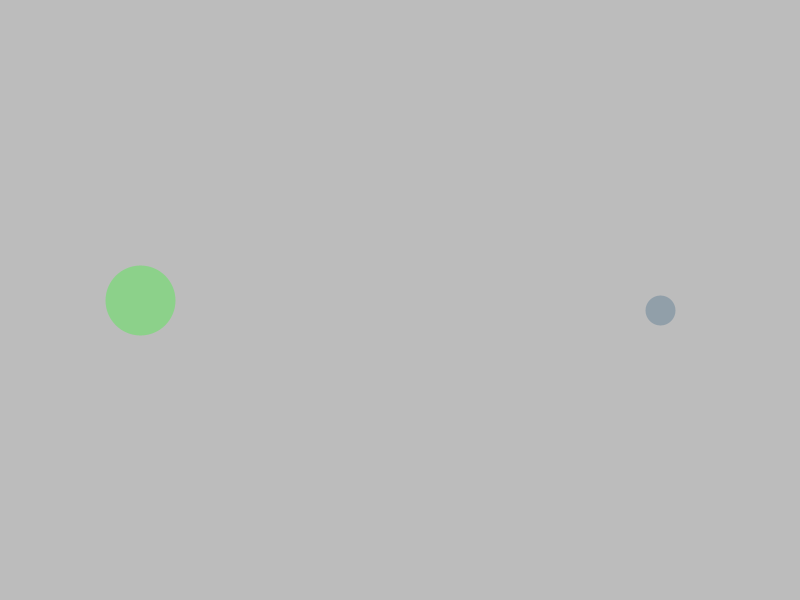
Frame 1 (no input)
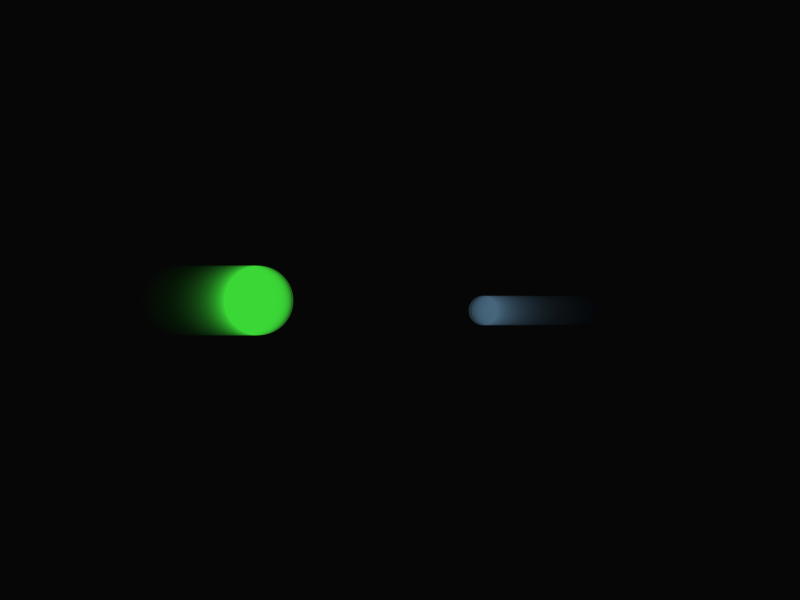
Frame 60 (the mouse pressed at the canvas centre just before this capture)
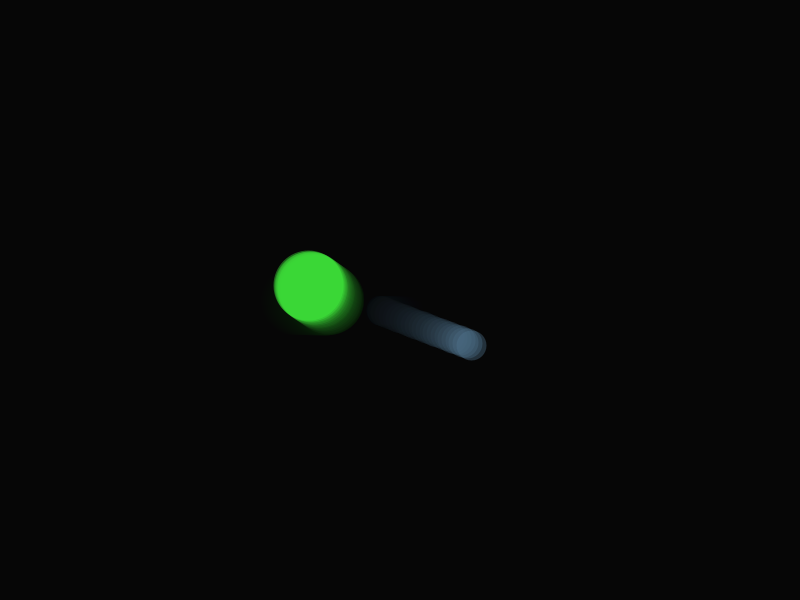
Frame 120 (the mouse held since frame 60 and released just before this capture)

The Processing sketch that drew these frames (run headless with seeded random() and noise(); from frame 60 on, the mouse is pressed at the canvas centre):

// Processing sketch: processing_16786
// ── processing_16786.pde

ArrayList balls;  

int nrBalls=10;  

int colType=2;      

ball B,B2;  

float k=0;        // fully inelastic collision  



// variables below are just for interactivity  

boolean startBall=false;  

ball newB;  

boolean drawTraj=false;  

boolean fade=true;  





// The simple ball-class is mainly to keep variables of a ball (position, speed, mass) together  

class ball          

{  

  PVector speed;  

  PVector pos;  

  PVector handle;  // just for grabbbing and releasing  

  float mass;  

  boolean grabbed=false;
  color bColor;

  ball(float x, float y) {
    mass=int (random(10,50));
    speed=new PVector(0,0);
    pos=new PVector(x,y);
    bColor = color(int(random(255)),int(random(255)),int(random(255)));
    //bColor = color(255,255,255);
  }  

  boolean isOver(float x,float y)  

  {  

    if (dist(x,y,pos.x,pos.y)<mass) return true;  

    return false;
  }
}  



void setup()  

{  

  frameRate(60);  

  size(800,600);   

  smooth();  

  // simple initial ball sequence         

  balls = new ArrayList();  

  B = new ball(140,height/2);  

  B.speed = new PVector(2,0);  

  B.mass=35;  

  balls.add(B);  

  fade=true;  

  B = new ball(width-140,height/2+10);  

  B.speed = new PVector(-3,0);  

  B.mass=15;  

  balls.add(B);
}  



// For simplicity of the code and showing the necessary physic-calculations, all things have been kept within the draw() function.  

void draw()  

{  

  if ((fade)||(drawTraj))  

  {  

    if (drawTraj) fill(0,0,0,3);  

    else fill(0,0,0,20);  

    noStroke();  

    rect(0,0,width,height);
  }  

  else background(0);  



  if (startBall)   

  {  

    stroke(255,0,0,100);  

    strokeWeight(newB.mass*2);  

    point(newB.pos.x,newB.pos.y);
  }  

  for (int i=0;i<balls.size();i++)  

  {  

    B = (ball) balls.get(i);  

    if (drawTraj)   

    {  

      strokeWeight(2);  

      stroke(B.bColor,200);
    }  

    else  

    {  

      strokeWeight(B.mass*2);  

      stroke(B.bColor,100);
    }  

    point(B.pos.x,B.pos.y);  



    // move ball.   

    B.pos.add(B.speed);  

    // Constrain movement to the area. It would be nicer to do this correctly along the movement direction.   

    // But for simplicity, only the according component is constrained. The error is small, as long speed is small.  

    constrain(B.pos.x,B.mass,width-B.mass);  

    constrain(B.pos.y,B.mass,height-B.mass);  

    // check boarder. This is simply "flipping" the according speed component  

    if (B.pos.x<=B.mass)        B.speed.x=abs(B.speed.x);  

    if (B.pos.x>=width-B.mass)  B.speed.x=abs(B.speed.x)*(-1);  

    if (B.pos.y<=B.mass)        B.speed.y=abs(B.speed.y);  

    if (B.pos.y>=height-B.mass) B.speed.y=abs(B.speed.y)*(-1);  

    // check other balls  

    for (int j=i;j<balls.size();j++)        // Check all balls which have not yet been checked (thus start with "i" rather than 0!)  

    {  

      B2 = (ball) balls.get(j);  

      if ((B!=B2) && (!B2.grabbed) && (!B.grabbed))        // act only on "free" balls and not on the ball B itself!  

      {  

        PVector P = PVector.sub(B2.pos,B.pos);  

        float d=P.mag();  

        if (d<=(B.mass+B2.mass))   

        {  

          P.normalize();                          // parallel vector in collision direction  

          // set back both balls along collision direction so that they are just touching again  

          // Use their speed as "weighening" of this shift  

          d -= (B.mass+B2.mass);  

          float n=B.speed.mag()+B2.speed.mag();  

          B.pos.add(PVector.mult(P,d*B.speed.mag()/(n)));  

          B2.pos.add(PVector.mult(P,-1*d*B2.speed.mag()/(n)));  

          // calculate speed components along and normal to collision direction  

            PVector N = new PVector(P.y,P.x*(-1),0); // normal vector to collision direction  

          float vp1 = B.speed.dot(P);     // velocity of P1 along collision direction  

          float vn1 = B.speed.dot(N);     // velocity of P1 normal to collision direction  

          float vp2 = B2.speed.dot(P);     // velocity of P2 along collision direction  

          float vn2 = B2.speed.dot(N);     // velocity of P2 normal to collision direction  

          // calculate collison  

          // simple collision: "flip"  

          float vp1_after=0;  

          float vp2_after=0;  

          switch (colType)  

          {  

          case 1:  // simple flip  

            vp1_after = vp1*(-1);  

            vp2_after = vp2*(-1);  

            break;  

          case 2: // fully elastic collision (energy & momentum preserved)  

            vp1_after = (B.mass*vp1+B2.mass*(2*vp2-vp1))/(B.mass+B2.mass);  

            vp2_after = (B.mass*(2*vp1-vp2)+B2.mass*vp2)/(B.mass+B2.mass);  

            break;  

          case 3: // combined elastic/inelastic collision (momentum preserved, factor k=1 fully elastic, k=0 fully inelastic)  

            vp1_after = (-1)*(sqrt(k)*B2.mass*abs(vp1-vp2)-B.mass*vp1-B2.mass*vp2)/(B.mass+B2.mass);  

            vp2_after =      (sqrt(k)*B.mass*abs(vp1-vp2)+B.mass*vp1+B2.mass*vp2)/(B.mass+B2.mass);  

            break;  

          case 4: // transfer 100% of the component  

            vp1_after = vp2;  

            vp2_after = vp1;  

            break;  

          case 5: // stop all movement along collision direction.  

            vp1_after = 0;  

            vp2_after = 0;  

            break;  

          case 6: // swap all speed vectors between balls.  

            vp1_after = vp2;  

            vp2_after = vp1;  

            vp2=vn2;  

            vn2=vn1;  

            vn1=vp2;  

            break;  

          case 7: // 100% reflection into the collision direction  

            vp1_after = (-1)*B.speed.mag();  

            vn1=0;  

            vn2=0;  

            vp2_after = (1)*B2.speed.mag();  

            break;  

          case 8: // merging of colliding balls  

            B.speed = PVector.add(PVector.mult(B.speed,B.mass),PVector.mult(B2.speed,B2.mass));  

            B.mass = sqrt(B.mass*B.mass+B2.mass*B2.mass);  

            B.speed.mult(1/B.mass);  

            B.pos.add(B2.pos);  

            B.pos.mult(0.5);  

            balls.remove(j);  

            break;
          }  



          // calculate new speed vectors from componentens after collision  

          if (colType!=8)  

          {  

            B.speed=PVector.add(PVector.mult(P,vp1_after),PVector.mult(N,vn1));  

            B2.speed=PVector.add(PVector.mult(P,vp2_after),PVector.mult(N,vn2));
          }
        }
      }
    }
  }
}  

/* The remaining code is just to add interactivity to the sketch, so that balls can be created/deleted/dragged */





void mousePressed()  

{  

  boolean overBall=false;  

  for (int j=0;j<balls.size();j++)         

  {  

    B = (ball) balls.get(j);  

    if (B.isOver(mouseX,mouseY))   

    {  

      overBall=true;  

      if (mouseButton==LEFT)  

      {  

        B.grabbed=true;  

        B.handle=PVector.sub(B.pos,new PVector(mouseX,mouseY));
      }  

      else if (mouseButton==RIGHT)  

      {  

        balls.remove(j);  

        j--;
      }
    }
  }  

  if (!overBall)  

  {  

    if (mouseButton==LEFT)  

    {  

      if (!startBall)   

      {  

        startBall=true;  

        newB = new ball(mouseX,mouseY);  

        newB.mass=1;
      }
    }
  }
}  

void mouseDragged()  

{  

  if (startBall)  

  {  

    newB.mass=dist(mouseX,mouseY,newB.pos.x,newB.pos.y);  

    return;
  }  

  for (int j=0;j<balls.size();j++)        // Check all balls which have not yet been checked (thus start with "i" rather than 0!)  

  {  

    B = (ball) balls.get(j);  

    if (B.grabbed)   

    {  

      B.pos=PVector.add(new PVector(mouseX,mouseY),B.handle);  

      B.speed.mult(0);
    }
  }
}  

void mouseReleased()  

{  

  if (startBall)  

  {  

    startBall=false;  

    balls.add(newB);  

    return;
  }  

  for (int j=0;j<balls.size();j++)         

  {  

    B = (ball) balls.get(j);  

    if (B.grabbed) B.speed=new PVector(mouseX-pmouseX,mouseY-pmouseY);  

    B.grabbed=false;
  }
}  



void keyReleased()  

{  

  if (key=='1') colType=1;  

  if (key=='2') colType=2;  

  if (key=='3') colType=3;  

  if (key=='4') colType=4;  

  if (key=='5') colType=5;  

  if (key=='6') colType=6;  

  if (key=='7') colType=7;  

  if (key=='8') colType=8;  



  if (key=='p') for (int j=0;j<balls.size();j++)         

  {  

    B = (ball) balls.get(j);  

    B.speed.mult(0);
  }  

  if (key=='b') for (int j=0;j<balls.size();j++)         

  {  

    B = (ball) balls.get(j);  

    B.speed.mult(0.9);
  }  

  if (key=='a') for (int j=0;j<balls.size();j++)         

  {  

    B = (ball) balls.get(j);  

    B.speed.mult(1.1);
  }  

  if (key=='f')   fade = !fade;   

  if (key=='t')   drawTraj = !drawTraj;   

  if (key==' ')   

  {  

    balls = new ArrayList();  

    if ( colType==8)  

    {  

      for (int i=0;i<400;i++)   

      {  

        B= new ball(0,0);  

        B.speed = new PVector(random(-5,5),random(-5,5));  

        B.mass=random(1,5);  

        B.pos = new PVector(random(B.mass,width-B.mass),random(B.mass,height-B.mass));  

        balls.add(B);
      }
    }  

    else 

    {  

      for (int i=0;i<nrBalls;i++)   

      {  

        B= new ball(0,0);  

        B.speed = new PVector(random(-5,5),random(-5,5));  

        B.mass=random(3,20);  

        B.pos = new PVector(random(B.mass,width-B.mass),random(B.mass,height-B.mass));  

        balls.add(B);
      }
    }
  }
} 
